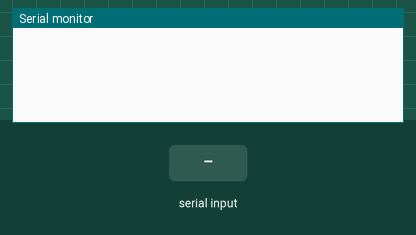
The sketch below on a simulated ESP8266 (NodeMCU). Parts: the last lines printed to the serial monitor. Inputs (shaded band) come from the test bench. EEPROM starts erased.

Above: at 1.2 s.
1.3 s: "~ISC~\n" received over Serial
At 1.8 s:
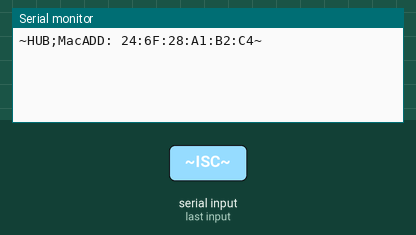
2.8 s: "~startQuatSender~\n" received over Serial
At 4.0 s:
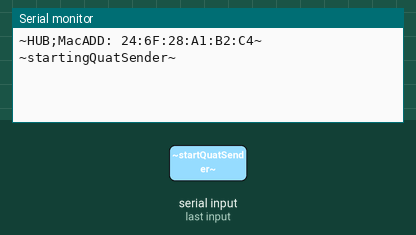
4.3 s: "~stopQuatSender~\n" received over Serial
At 5.3 s:
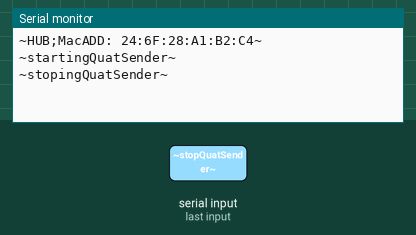
5.8 s: "~R2Rkey~\n" received over Serial
At 6.4 s:
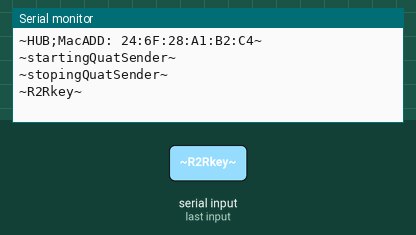
7.3 s: "~R2RMac~\n" received over Serial
At 8.8 s:
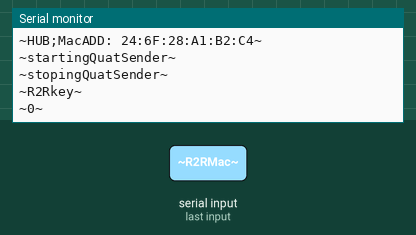

Measured:
- after the input at 1.3 s, the serial monitor: prints a new line at once (image 1)
- after the input at 2.8 s, the serial monitor: prints a new line at once (image 2)
- after the input at 4.3 s, the serial monitor: prints a new line at once (image 3)
- after the input at 5.8 s, the serial monitor: prints a new line at once (image 4)
- after the input at 7.3 s, the serial monitor: prints a new line at once (image 5)

The sketch:

hub_rom.ino
```cpp
#include <ESP8266WiFi.h>
#include <EEPROM.h>
extern "C" {              //see https://embeddedartistry.com/blog/2017/4/4/extern-c
  #include <espnow.h>
}

#define WIFI_CHANNEL 1

#define eepromKeyAddress 0
#define eepromSensor1MacAddress 16
#define eepromSensor2MacAddress 22

//NOTE: Wifi.macAddress() and Wifi.softAPmacAddress are different.
uint8_t s1MacAdd[6];
uint8_t s2MacAdd[6];
uint8_t key[16];

const char *ssid = "ROM Device | Orange Spruce";     //The name of the Wi-Fi network that will be created
const char *password = "Bhad Bhabie";   // The password required to connect to it, leave blank for an open network

volatile int quatSenderEnabled = 0;
volatile bool s1QuatReady = false;
volatile bool s2QuatReady = false;

#define w 0
#define x 1
#define y 2
#define z 3
union SENSOR_DATA{
  uint8_t msgBuffer[16];
  float q[4];           //quat[w] = quat[0] bc of define above
};

SENSOR_DATA sensor1;
SENSOR_DATA sensor2;

void setup() {
  Serial.begin(115200);
  EEPROM.begin(512);      //Allocate 512 bytes of flash for eeprom mock.

  WiFi.softAP(ssid, password, 1, 0);    //(const char* ssid, const char* passphrase, int channel, int ssid_hidden, int max_connection) https://github.com/esp8266/Arduino/blob/master/libraries/ESP8266WiFi/src/ESP8266WiFiAP.cpp
  initEspNowSlave();
}


void loop() {
  checkUI();

  if(quatSenderEnabled == 1){
    if(s1QuatReady){
    Serial.print("S1 " + (String) sensor1.q[w] + ":" + (String) sensor1.q[x] +
            ":" + (String) sensor1.q[y] + ":" + (String) sensor1.q[z] + "\n");

    for (int i = 0; i<=4; i++)
      sensor1.q[i] = NULL;

    s1QuatReady = false;
    }
    if(s2QuatReady){
      Serial.print("S2 " + (String) sensor2.q[w] + ":" + (String) sensor2.q[x] +
              ":" + (String) sensor2.q[y] + ":" + (String) sensor2.q[z] + "\n");

      for (int i = 0; i<=4; i++)
        sensor2.q[i] = NULL;

      s2QuatReady = false;
    }
  }
}
```

EEPROM_Functions.ino
```cpp
//writes data from dataToWrite[].  dataToWriteCount is number of ints/bytes.  address is the address where the read starts.
//use EEPROM.commit() to save data.  # of commits should be minimized to prolong life of flash.
void writeEEPROM(uint8_t dataToWrite[], int dataToWriteCount, int address){
  for(int i = 0; i < dataToWriteCount; i++){
    EEPROM.write(address, dataToWrite[i]);
    address++;
  }
}

//reads data into dataRead[].  dataReadCount determines the number of bytes read.  address is the address where the read starts.
void readEEPROM(uint8_t dataRead[], int dataReadCount, int address){
  for(int i = 0; i < dataReadCount; i++){
    dataRead[i] = EEPROM.read(address);
    address++;
  }
}

/*.........................EEPROM Map...........................
#_OF_BYTES      OBJECT_STORED

16              Aes128Key
6               Sensor 1 MacAdd
6               Sensor 2 MacAdd

*/
```

UICommunication.ino
```cpp
void checkUI(){
  String message;
  if (Serial.available())
    message = UIRead();

  if (message == "~ISC~"){
    //NOTE: Wifi.macAddress() and Wifi.softAPmacAddress are different.
    Serial.printf("~HUB;MacADD: %s~\n", WiFi.softAPmacAddress().c_str());
    return;
  }

  if (message == "~startQuatSender~"){
    Serial.print("~startingQuatSender~\n");
    quatSenderEnabled = 1;
    return;
  }

  if (message == "~stopQuatSender~"){
    Serial.print("~stopingQuatSender~\n");
    quatSenderEnabled = 0;
    return;
  }

  if (message == "~R2Rkey~"){
    UI_Key();
    return;
  }

  if (message == "~R2RMac~"){
    UI_MacAdd();
    return;
  }

  if (message == "~restart~"){
    Serial.print("~restarting~\n");
    ESP.restart();
  }
}

void UI_Key(){
  Serial.print("~R2Rkey~\n");       //confirm ready 2 recieve key
  UIStoreIncomingBytes(key, 16);
  writeEEPROM( key, 16, eepromKeyAddress);
  EEPROM.commit();
}

void UI_MacAdd(){
  Serial.print("~R2RMac~\n");                     //Tell UI R2RMac

  //Wait for UI message about MacAdd's device
  String message = UIRead();

  if (message == "~s1~"){
    Serial.print("~s1~\n");
    UIStoreIncomingBytes(s1MacAdd, 6);
    writeEEPROM(s1MacAdd, 6, eepromSensor1MacAddress);
    EEPROM.commit();
    return;
  }

  if (message == "~s2~"){
    Serial.print("~s2~\n");
    UIStoreIncomingBytes(s2MacAdd, 6);
    writeEEPROM(s2MacAdd, 6, eepromSensor2MacAddress);
    EEPROM.commit();
    return;
  }
}


//...................UI Data Manipulations and Receivers......................

//Stores incoming bytes from UI in storeLocation
void UIStoreIncomingBytes(uint8_t storeLocation[], int lengthOfStoreLocation){
  //for pointer explaination see http://www.cplusplus.com/doc/tutorial/pointers/
  uint8_t * ptr = storeLocation;
  String strByte;
  for(int i = 0; i < lengthOfStoreLocation; i++){
    strByte = UIRead();

    //if the UI returns incorrect byte message, go back to the last byte and retry.
    if(strByte == "~IncByteRetry~"){
      i = i - 1;                      //go back to last byte
      strByte = UIRead();                //read new byte
    }

    //while message has a format issue, try to read again.
    while(strByte == "ERROR:\nBefore~" || strByte == "ERROR:ByteBefore~"){
      strByte = UIRead();
    }

    strByte = RemoveUIMessageFormat(strByte);     //removes '~' from front and back of message
    *(ptr + i) = (uint8_t) strByte.toInt();       //dereference (&ptr + index of lengthStoreLocation) = cast(uint8_t) strByte.toInt();

    //RESPOND: send byte back to ui.  Insures byte is correct.
    Serial.print("~");
    Serial.print(*(ptr + i));
    Serial.print("~\n");
  }
}

//Removes first and last character.  '~' if used with UIRead().
String RemoveUIMessageFormat(String UIMessage){
  UIMessage.remove(0, 1);   //remove first character.  remove(index, number of characters)
  UIMessage.remove(UIMessage.length() - 1, 1);    //remove last character.
  return UIMessage;
}

//Waits for Serial.available().  Checks if message is in UIcommunication format and returns message or error.
String UIRead(){
  String message;
  char readByte;

  while(!Serial.available())yield();           //wait for Serial.Available()
  readByte = Serial.read();                    //read first byte of message

  //if '~' is NOT first character, return ""
  if(readByte != '~'){
    //Serial.print("UIRead: '~' was not first byte");
    return "ERROR:ByteBefore~";
  }

  message = String(readByte);           //add '~' to message

  while(readByte != '\n'){              //while '\n' not read,
    while(!Serial.available())yield();  //wait for Serial.Available()
    readByte = Serial.read();           //store the read byte
    message += String(readByte);        //add byte to message

    if (readByte == '~'){               //if '~' is read, return message.
      //Serial.println("received: " + message);
      return message;
    }
  }
  return "ERROR:\nBefore~";                            //if '\n' is read before '~', return "".
}

/*.........................UI_COMMANDS & RESPONSES...........................
NOTE: All communication sent between the UI and devices are formated ("~message~").

UIStoreBytes(UI Array Transfers):
  -Transfers during out of the box pair, which "creates" the esp_now network use
   UIStoreBytes(uint8_t storeLocation[], int lengthOfStoreLocation), which recieves
   a byte ("~byte~"), stores the Byte, and replies with the byte from the stored location.
    -Contains error system that allows UI to say the byte was incorrectly transfered.
     The function goes to the index (previous index) and recieves a new message of what
     the byte should be.  Error system also looks for '~' on start and end of message.
     If the format is incorrect, the byte replied will be wrong forcing the UI to resend
     the byte.

Init. Serial Com. [DOES NOT USE: UIStoreBytes()]
  COMMAND:    "~ISC~"
  RESPONSE:   "~HUB;MacADD: %s~\n", WiFi.macAddress().c_str()

Get Sensor 1 Quaternion Data
  COMMAND:    "~getS1Quat~"

  if(msgReadySensor1)
    RESPONSE:   "~S1: q[w]:q[x]:q[y]:q[z]:~\n"
  else
    RESPONSE:   "~S1QuatNotReady~\n"

  UI_GetQuat(1);

Get Sensor 2 Quaternion Data
  COMMAND:    "~getS2Quat~"

  if(msgReadySensor1)
    RESPONSE:   "~S2: q[w]:q[x]:q[y]:q[z]:~\n"
  else
    RESPONSE:   "~S2QuatNotReady~\n"

  UI_GetQuat(2);

Ready to Recieve aes128 key
  COMMAND:    "~R2Rkey~"
  RESPONSE:   "~R2Rkey~\n"
  UIStoreBytes(key, 16);

Ready to Recieve Sensor1 MacAdd
  COMMAND:    "~R2Rs1Mac~"
  RESPONSE:   "~R2Rs1Mac~\n"
  COMMAND:    "~s1~"
  RESPONSE:   "~s1~\n"
  UIStoreBytes(s1MacAdd, 6);

Ready to Recieve Sensor2 MacAdd
  COMMAND:    "~R2Rs2Mac~"
  RESPONSE:   "~R2Rs2Mac~\n"
  COMMAND:    "~s2~"
  RESPONSE:   "~s2~\n"
  UIStoreBytes(s2MacAdd, 6);

Restart Device
  COMMAND:    "~restart~"
  RESPONSE:   "~restarting~\n"
  ESP.restart();
*/
```

initEspNowSlave.ino
``````cpp
void initEspNowSlave() {
  if (esp_now_init() == 0){

    esp_now_register_recv_cb([](uint8_t *mac, uint8_t *data, uint8_t len) {     //CALLBACK function called when RECV register activated
      String macComparer1 = "", macComparer2 = "";

      //create string that signals which mac addresss sent the message
      for (int i = 0; i < 6; i++) {
        if (mac[i] == s1MacAdd[i]) {
          macComparer1 += "1";
        }
        if (mac[i] == s2MacAdd[i]) {
          macComparer2 += "1";
        }
      }

//      Serial.println("macComparer1: " + macComparer1);
//      Serial.println("macComparer2: " + macComparer1);

    //-------if MSG FROM S,----------
      if (macComparer1 == "111111") {
        //record incoming data in sensor1.msgBuffer
        for (int i = 0; i < len; i++)
          sensor1.msgBuffer[i] = data[i];

        s1QuatReady = true;
      }

    //-------if MSG FROM S2,----------
      if (macComparer2 == "111111") {
        //record incoming data in sensor2.msgBuffer
        for (int i = 0; i < len; i++)
          sensor2.msgBuffer[i] = data[i];

        s2QuatReady = true;
      }
    });

    esp_now_set_self_role(ESP_NOW_ROLE_SLAVE);

    //read the eeprom for key and Hub's macAdd.
    readEEPROM(key, 16, eepromKeyAddress);
    readEEPROM(s1MacAdd, 6, eepromSensor1MacAddress);
    readEEPROM(s2MacAdd, 6, eepromSensor2MacAddress);

//    Serial.println(s1MacAdd[1]);
//    Serial.println(s2MacAdd[1]);
//    Serial.println(key[1]);

    //set local key
    esp_now_set_kok(key, 16);
    //add s1 and s2
    esp_now_add_peer(s1MacAdd, ESP_NOW_ROLE_CONTROLLER, WIFI_CHANNEL, key, 16);
    esp_now_add_peer(s2MacAdd, ESP_NOW_ROLE_CONTROLLER, WIFI_CHANNEL, key, 16);
  }
  else{
    Serial.println("`````ESP_Now init failed`````");
    ESP.restart();
  }
}
``````
